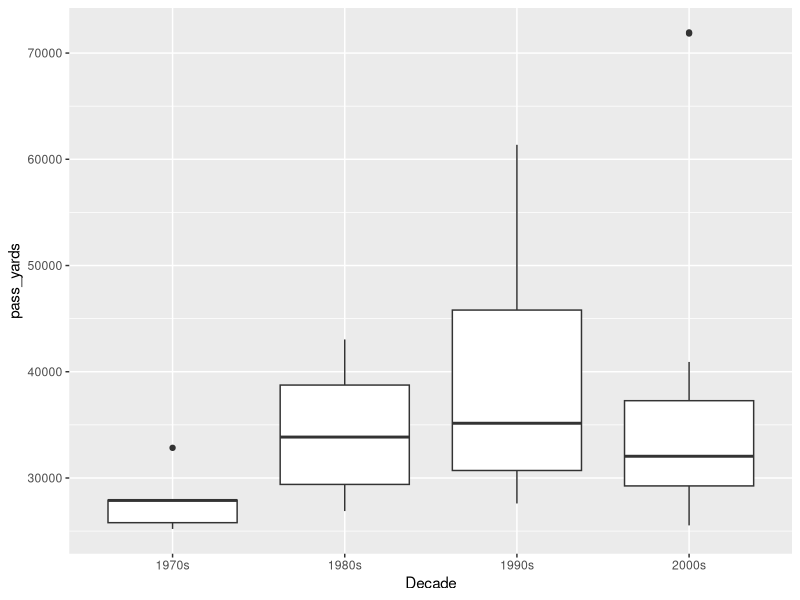
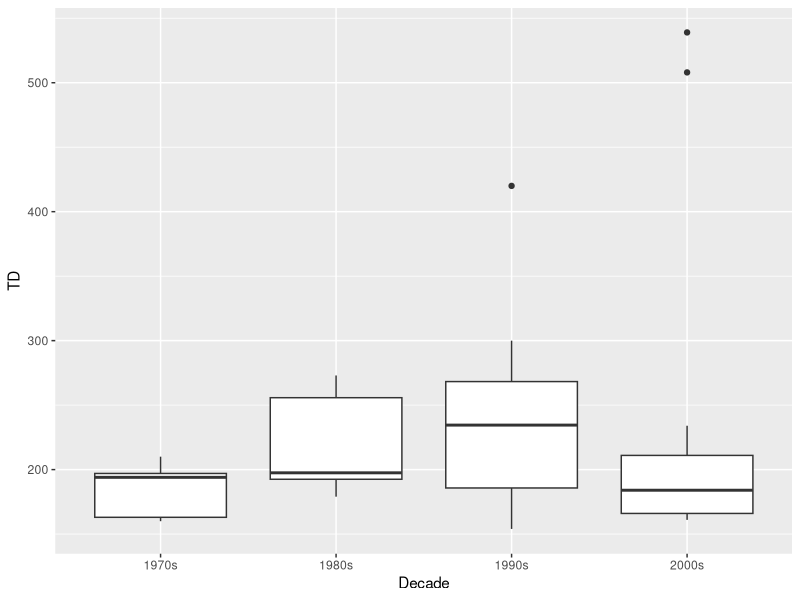
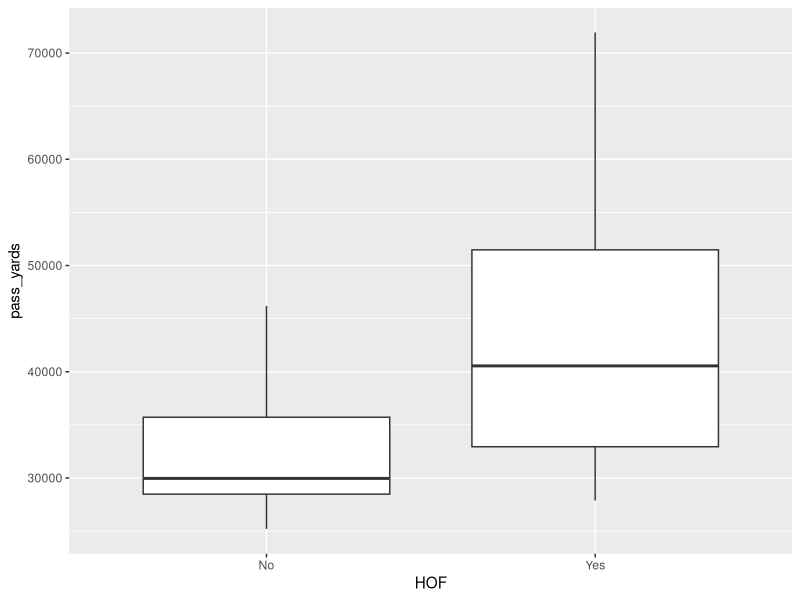
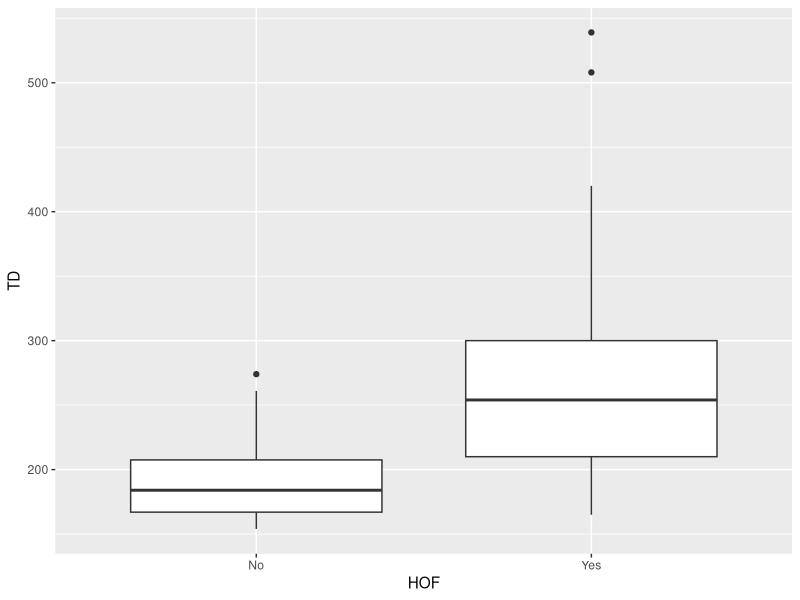
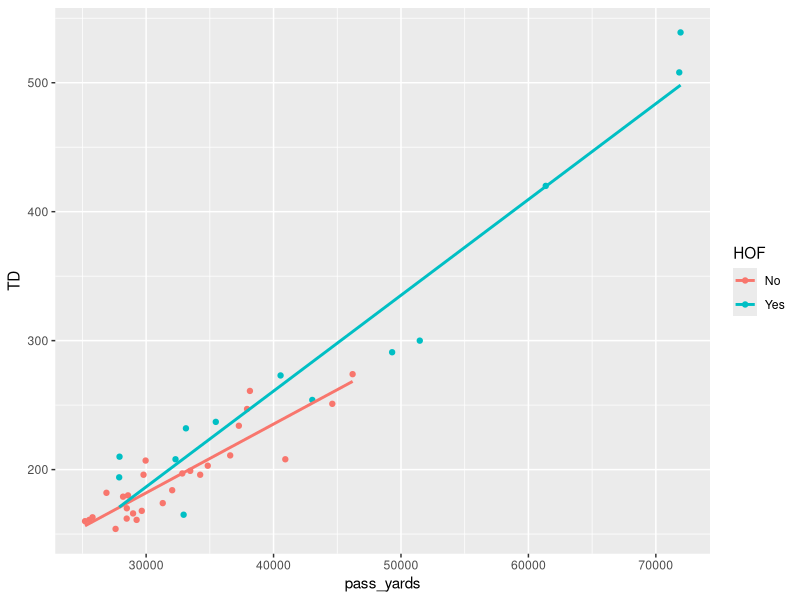

Write R code to recreate these figures, in order.
## ---- chunk 1
knitr::opts_chunk$set(echo = TRUE)
library(tidyverse)
## ---- chunk 2
rm(list=ls())
qb <- read.csv('qb.csv')
test <- read.csv('NFL QB Stats.csv')

test2 <- test %>% 
  group_by(Player) %>%
  summarise(
    years_played = n(),
    PY = sum(Pass.Yds)
  )
## ---- chunk 3
get_major_decade <- function(start, end) {
  decades <- seq(floor(start / 10) * 10, floor(end / 10) * 10, by = 10)
  years_in_decade <- sapply(decades, function(d) min(end, d + 9) - max(start, d) + 1)
  return(decades[which.max(years_in_decade)])
}

qb$Decade <- mapply(get_major_decade, qb$From, qb$To)

qb$Decade <- paste0(qb$Decade, "s")

qb$TD <- as.integer(qb$TD)
qb$Decade <- as.factor(qb$Decade)
## ---- chunk 4
ggplot(qb, mapping = aes(x=Decade, y=pass_yards))+
  geom_boxplot()

ggplot(qb, mapping = aes(x=Decade, y=TD))+
  geom_boxplot()

ggplot(qb, mapping = aes(x=HOF, y=pass_yards))+
  geom_boxplot()

ggplot(qb, mapping = aes(x=HOF, y=TD))+
  geom_boxplot()

ggplot(qb, mapping = aes(x=pass_yards, y= TD, color = HOF))+
  geom_point()+
  geom_smooth(method=lm, se=F)
